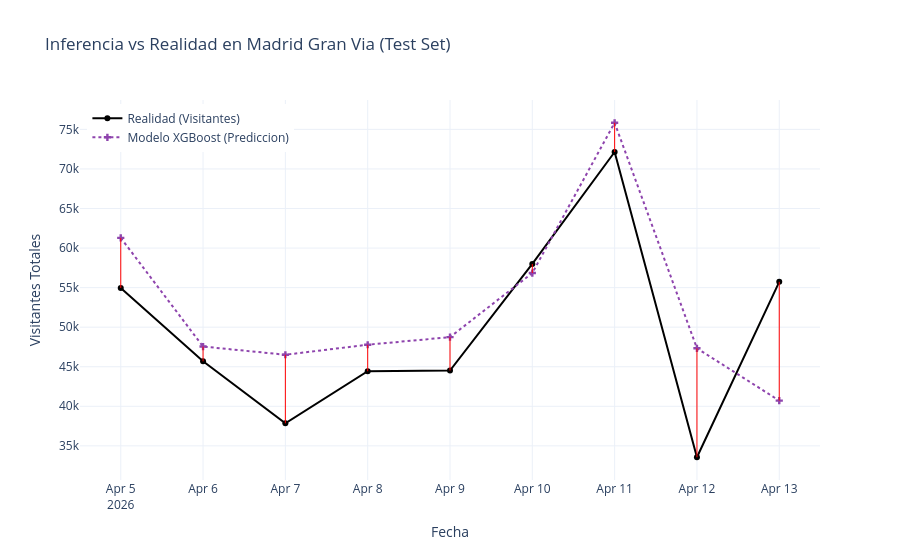

The code cell stored with this chart in its notebook:
### Code cell
fig = go.Figure()

fig.add_trace(go.Scatter(
    x=test['fecha'], 
    y=test['total_visits'],
    mode='lines+markers',
    name='Realidad (Visitantes)',
    line=dict(color='black', width=2),
    marker=dict(size=6)
))

fig.add_trace(go.Scatter(
    x=test['fecha'], 
    y=test['prediccion'],
    mode='lines+markers',
    name='Modelo XGBoost (Prediccion)',
    line=dict(color='#8e44ad', width=2, dash='dot'),
    marker=dict(size=6, symbol='cross')
))

for index, row in test.iterrows():
    fig.add_trace(go.Scatter(
        x=[row['fecha'], row['fecha']],
        y=[row['total_visits'], row['prediccion']],
        mode='lines',
        line=dict(color='red', width=1),
        showlegend=False,
        hoverinfo='skip'
    ))

fig.update_layout(
    title=f'Inferencia vs Realidad en {nombre_objetivo} (Test Set)',
    xaxis_title='Fecha',
    yaxis_title='Visitantes Totales',
    hovermode='x unified',
    template='plotly_white',
    legend=dict(yanchor="top", y=0.99, xanchor="left", x=0.01)
)

fig.show()

### Figure 1 — Plotly figure (JSON) as saved in the notebook; plotly's stock layout.template omitted (floating-point values rounded to 4 significant figures)
{"data": [{"line": {"color": "black", "width": 2}, "marker": {"size": 6}, "mode": "lines+markers", "name": "Realidad (Visitantes)", "type": "scatter", "x": ["2026-04-05T00:00:00.000000000", "2026-04-06T00:00:00.000000000", "2026-04-07T00:00:00.000000000", "2026-04-08T00:00:00.000000000", "2026-04-09T00:00:00.000000000", "2026-04-10T00:00:00.000000000", "2026-04-11T00:00:00.000000000", "2026-04-12T00:00:00.000000000", "2026-04-13T00:00:00.000000000"], "y": [54958, 45682, 37852, 44430, 44525, 57993, 72148, 33559, 55732]}, {"line": {"color": "#8e44ad", "dash": "dot", "width": 2}, "marker": {"size": 6, "symbol": "cross"}, "mode": "lines+markers", "name": "Modelo XGBoost (Prediccion)", "type": "scatter", "x": ["2026-04-05T00:00:00.000000000", "2026-04-06T00:00:00.000000000", "2026-04-07T00:00:00.000000000", "2026-04-08T00:00:00.000000000", "2026-04-09T00:00:00.000000000", "2026-04-10T00:00:00.000000000", "2026-04-11T00:00:00.000000000", "2026-04-12T00:00:00.000000000", "2026-04-13T00:00:00.000000000"], "y": [61290, 47550, 46518, 47780, 48742, 56844, 75841, 47333, 40716]}, {"hoverinfo": "skip", "line": {"color": "red", "width": 1}, "mode": "lines", "showlegend": false, "type": "scatter", "x": ["2026-04-05T00:00:00", "2026-04-05T00:00:00"], "y": [54958, 61290]}, {"hoverinfo": "skip", "line": {"color": "red", "width": 1}, "mode": "lines", "showlegend": false, "type": "scatter", "x": ["2026-04-06T00:00:00", "2026-04-06T00:00:00"], "y": [45682, 47550]}, {"hoverinfo": "skip", "line": {"color": "red", "width": 1}, "mode": "lines", "showlegend": false, "type": "scatter", "x": ["2026-04-07T00:00:00", "2026-04-07T00:00:00"], "y": [37852, 46518]}, {"hoverinfo": "skip", "line": {"color": "red", "width": 1}, "mode": "lines", "showlegend": false, "type": "scatter", "x": ["2026-04-08T00:00:00", "2026-04-08T00:00:00"], "y": [44430, 47780]}, {"hoverinfo": "skip", "line": {"color": "red", "width": 1}, "mode": "lines", "showlegend": false, "type": "scatter", "x": ["2026-04-09T00:00:00", "2026-04-09T00:00:00"], "y": [44525, 48742]}, {"hoverinfo": "skip", "line": {"color": "red", "width": 1}, "mode": "lines", "showlegend": false, "type": "scatter", "x": ["2026-04-10T00:00:00", "2026-04-10T00:00:00"], "y": [57993, 56844]}, {"hoverinfo": "skip", "line": {"color": "red", "width": 1}, "mode": "lines", "showlegend": false, "type": "scatter", "x": ["2026-04-11T00:00:00", "2026-04-11T00:00:00"], "y": [72148, 75841]}, {"hoverinfo": "skip", "line": {"color": "red", "width": 1}, "mode": "lines", "showlegend": false, "type": "scatter", "x": ["2026-04-12T00:00:00", "2026-04-12T00:00:00"], "y": [33559, 47333]}, {"hoverinfo": "skip", "line": {"color": "red", "width": 1}, "mode": "lines", "showlegend": false, "type": "scatter", "x": ["2026-04-13T00:00:00", "2026-04-13T00:00:00"], "y": [55732, 40716]}], "layout": {"hovermode": "x unified", "legend": {"x": 0.01, "xanchor": "left", "y": 0.99, "yanchor": "top"}, "title": {"text": "Inferencia vs Realidad en Madrid Gran Via (Test Set)"}, "xaxis": {"title": {"text": "Fecha"}}, "yaxis": {"title": {"text": "Visitantes Totales"}}}}
